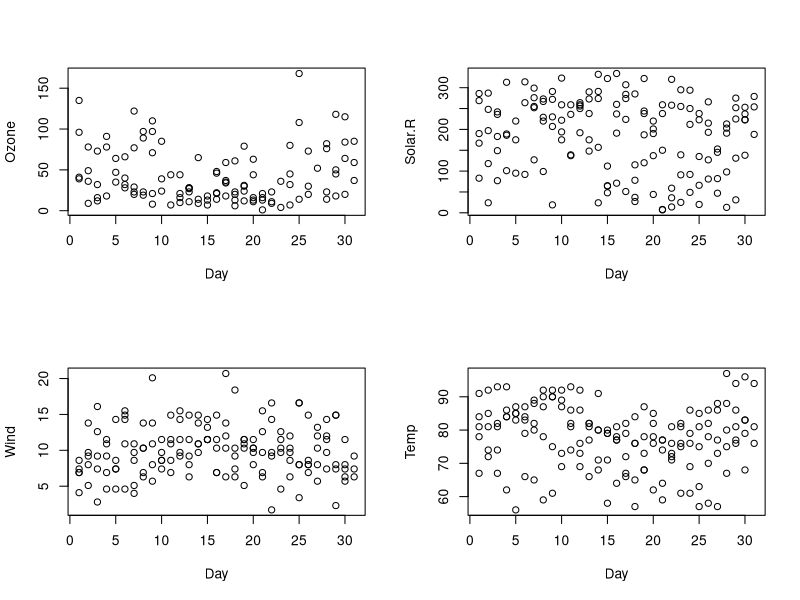
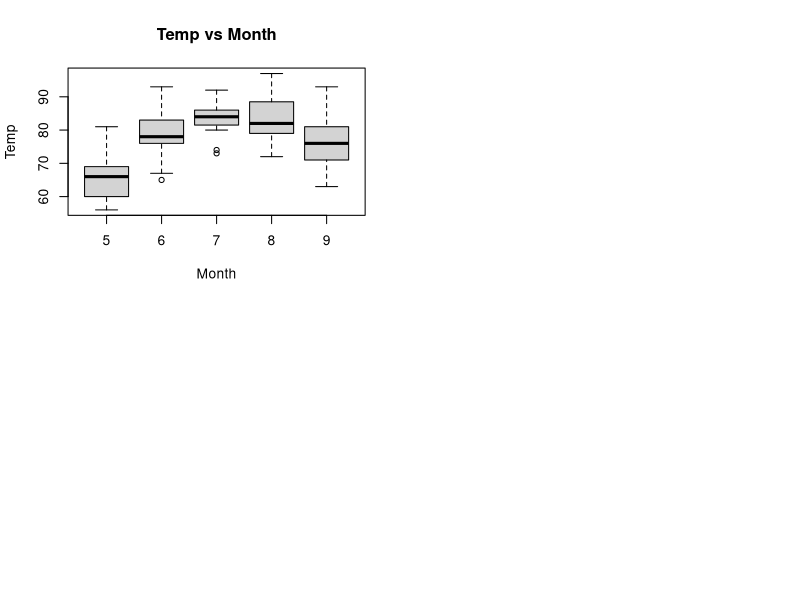
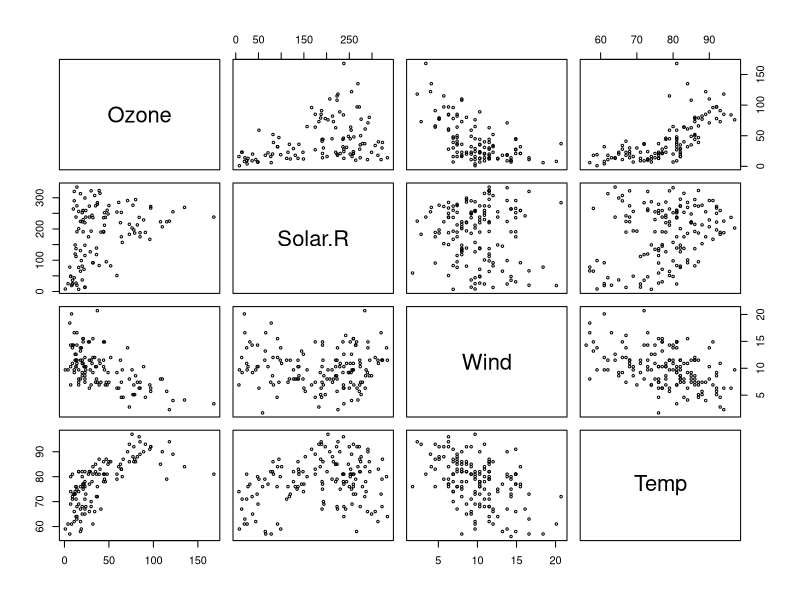

Write R code to recreate these figures, in order. (Note: this script raises an error after producing the figures.)
## ---- chunk 1
par(mfrow=c(2,2))
attach(airquality)
plot(Day,Ozone)
plot(Day,Solar.R)
plot(Day,Wind)
plot(Day,Temp)
detach(airquality)
## ---- chunk 2
boxplot(Temp ~ Month,data  = airquality,xlab = "Month", ylab = "Temp",main = "Temp vs Month")
## ---- chunk 3
attach(airquality)
pairs(airquality[,c(1,2,3,4)],cex = 0.5)
detach(airquality)
## ---- chunk 4
par(mfrow=c(1,1))
n=5000
p=0.4
x=seq(0,3000,length.out = 3000)
mu=n*p
sd=sqrt(n*p*(1-p))
density.norm=dnorm(x1,mu,sd)
plot(x,density.norm,type ="l",ylim = c(0,0.02),main="B(n,p) vs N(np,np(1-p))",xlab ="quantile",ylab="density",lty=1,lwd=2,sub="n=5000,p=0.4")
curve(dbinom(x,n,p),from=0,to=3000,add=TRUE,col="red",lty=2,lwd=2)
legend("topright",inset = 0.02,c("B(n,p)","N(np,np(1-p))"),col = c("red","black"),lty = c(2,1),lwd=c(2,2))
## ---- chunk 5
curve(dnorm(x,0,1),-4,4,ylab="density",main="Z-score vs T-score")
abline(v=qnorm(0.975,0,1))
curve(dt(x,5),-4,4,add=T,col="red",lty=3)
abline(v=qt(0.975,5),col="red",lty=3)
curve(dt(x,29),-4,4,add=T,col="blue",lty=2)
abline(v=qt(0.975,29),col="blue",lty=2)
legend("left",legend=c("N(0,1)","t(6-1)","t(30-1)"),col=c("black","red","blue"),lty=c(1,3,2))
## ---- chunk 6
wine = read.csv('wine.csv')
counts = table(wine)
mosaicplot(counts, xlab='music type', ylab='wine type')
## ---- chunk 7
attach(CO2)
plot(uptake, conc, col=c(1:12)[Plant])
## ---- chunk 8
attach(CO2)
par(mfrow = c(1,2))
plot(uptake[Type == "Quebec"],conc[Type == "Quebec"],col = (1:12)[Plant],cex = 0.8)
plot(uptake[Type == "Mississippi"],conc[Type == "Mississippi"],col = (1:12)[Plant],cex = 0.8)
detach(CO2)
## ---- chunk 9
par(mfrow=c(1,2))
plot(uptake[Treatment=='nonchilled'], conc[Treatment=='nonchilled'], col=c(1:12)[Plant], xlab='uptake', ylab='concentration', main = 'nonchilled')
plot(uptake[Treatment=='chilled'], conc[Treatment=='chilled'], col=c(1:12)[Plant], xlab='uptake', ylab='concentration', main = 'chilled')
